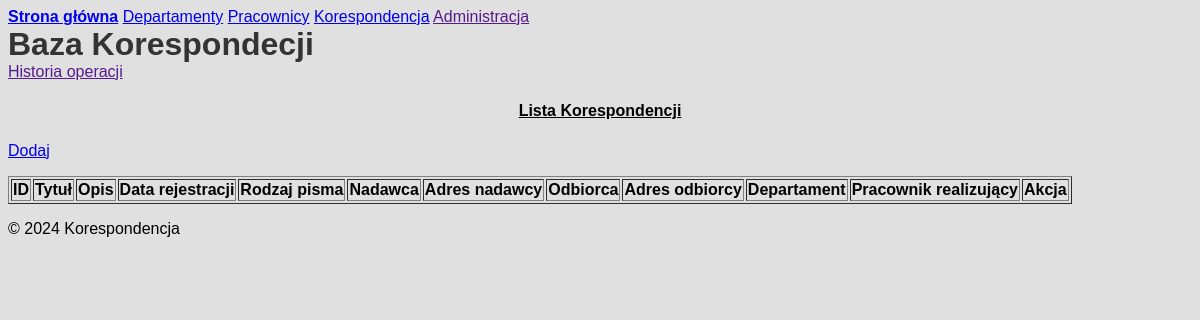
/cor_records, run on an earlier commit of the app's database.
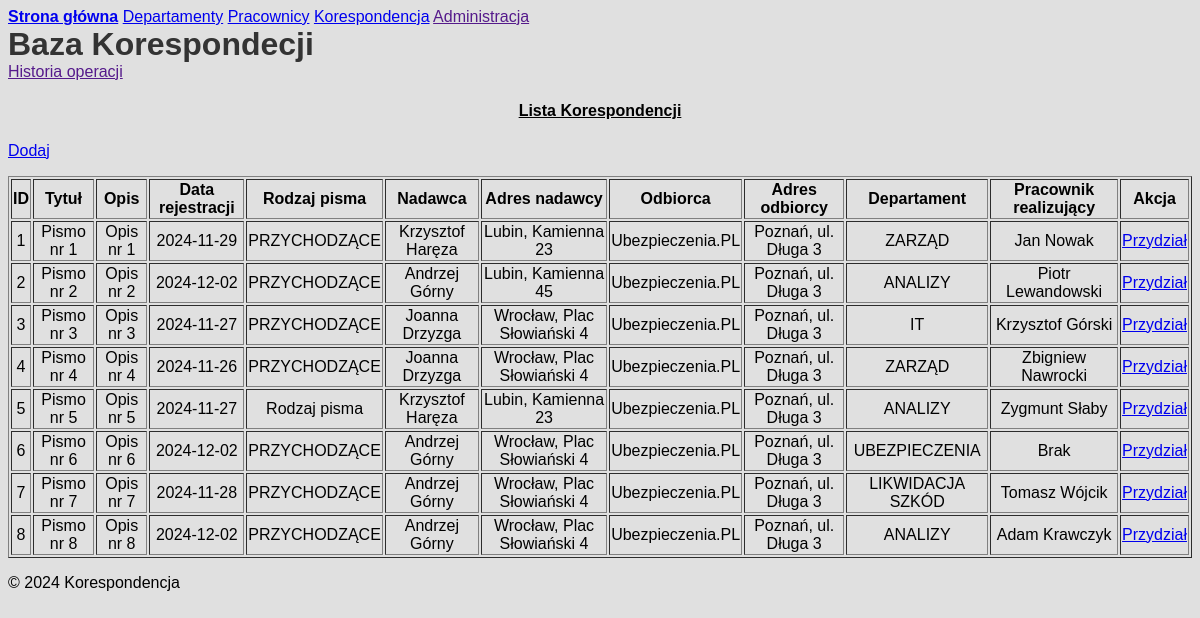
And on a later commit of the database.
### models.py (models this page shows, shortened)
class Correspondence(db.Model):
    __tablename__ = 'correspondence'
    corID = db.Column(db.Integer, primary_key=True)
    corSubject = db.Column(db.String(100), nullable=False, unique=False)
    corContent = db.Column(db.String(255), nullable=False, unique=False)
    corDate = db.Column(db.Date, nullable=False)
    corType = db.Column(db.Integer, nullable=False)
    corSenderName = db.Column(db.String(100), nullable=False)
    corSenderAddress = db.Column(db.String(255), nullable=False)
    corRecipientName = db.Column(db.String(100), nullable=False)
    corRecipientAddress = db.Column(db.String(255), nullable=False)
    depID = db.Column(db.Integer, db.ForeignKey("departament.depID"), nullable=True)
    empID = db.Column(db.Integer, db.ForeignKey("employee.empID"), nullable=True)
    attachments = db.relationship("Attachment", backref="correspondence", lazy=True)

class Departament(db.Model):
    __tablename__ = 'departament'
    depID = db.Column(db.Integer, primary_key=True)
    depName = db.Column(db.String(100), nullable=False, unique=True)
    employees = db.relationship('Employee', backref='departament', lazy=True)
    correspondences = db.relationship('Correspondence', backref='departament', lazy=True)

class Employee(db.Model):
    __tablename__ = 'employee'
    empID = db.Column(db.Integer, primary_key=True)
    empName = db.Column(db.String(100), nullable=False, unique=True)
    empEmail = db.Column(db.String(100), nullable=False, unique=True)
    empIsManager = db.Column(db.Boolean, default=False)
    depID = db.Column(db.Integer, db.ForeignKey('departament.depID'), nullable=False)
    correspondences = db.relationship('Correspondence', backref='employee', lazy=True)

### app.py (the view)
@app.route('/cor_records')
def cor_records():
    try:
        records = Correspondence.query.all()
        return render_template('cor_records.html', records=records)
    except Exception as e:
        return f"Error: {str(e)}", 500

### templates/cor_records.html (shortened to what this page needs)
{% extends 'base.html' %}
{% block content %}
<div class="container" xmlns="http://www.w3.org/1999/html">
    <div class="columns">
        <div class="column col-12">
            <div class="text-center">
                <h4><u>Lista Korespondencji</u></h4>
                <a href="{{ url_for('add_correspondence') }}" class="btn btn-primary">Dodaj</a>
            </div>
        </div>
        <div class="column col-12">
            <table class="table table-striped table-hover" border="1">
                <thead>
                    <tr>
                        <th>ID</th>
                        <th>Tytuł</th>
                        <th>Opis</th>
                        <th>Data rejestracji</th>
                        <th>Rodzaj pisma</th>
                        <th>Nadawca</th>
                        <th>Adres nadawcy</th>
                        <th>Odbiorca</th>
                        <th>Adres odbiorcy</th>
                        <th>Departament</th>
                        <th>Pracownik realizujący</th>
                        <th>Akcja</th>
                    </tr>
                </thead>
                <tbody>
                    {% for record in records %}
                    <tr>
                        <td>{{ record.corID }}</td>
                        <td>{{ record.corSubject }}</td>
                        <td>{{ record.corContent }}</td>
                        <td>{{ record.corDate }}</td>
                        <td>{{ record.corType }}</td>
                        <td>{{ record.corSenderName }}</td>
                        <td>{{ record.corSenderAddress }}</td>
                        <td>{{ record.corRecipientName }}</td>
                        <td>{{ record.corRecipientAddress }}</td>
                        <td>{{ record.departament.depName if record.departament else 'Brak' }}</td>
                        <td>{{ record.employee.empName if record.employee else 'Brak'  }}</td>
                        <td>
                            <a href="{{ url_for('cor_update_record', corID=record.corID) }}">Przydział</a>
                        </td>
                    </tr>
                    {% endfor %}
                </tbody>
            </table>
        </div>
    </div>
</div>
{% endblock %}

### templates/base.html (shortened to what this page needs)
<!DOCTYPE html>
<html lang="en">
<head>
    <link rel="stylesheet" href="https://unpkg.com/spectre.css/dist/spectre.min.css">
    <link rel="stylesheet" href="https://unpkg.com/spectre.css/dist/spectre-icons.min.css">
</head>
<body>
    <div class="container">
        <header class="navbar">
            <section class="navbar-section">
                <a href="{{ url_for('index') }}" class="navbar-brand mr-2"><b>Strona główna</b></a>
                <a href="{{ url_for('add_departament') }}" class="btn btn-link">Departamenty</a>
                <a href="{{ url_for('employee_list') }}" class="btn btn-link">Pracownicy</a>
                <a href="{{ url_for('cor_records') }}" class="btn btn-link">Korespondencja</a>
                <a href="" class="btn btn-link">Administracja</a>
            </section>
                    <div>
                        <section class="navbar-center">
                            <h1>Baza Korespondecji</h1>
                        </section>
                    </div>
          <section class="navbar-section">
              <a href="" class="btn btn-link">Historia operacji</a>
          </section>
        </header>
        <main class="content">
            {% block content %}{% endblock %}
        </main>
        <footer class="text-center">
            <p>&copy; 2024 Korespondencja</p>
        </footer>
    </div>
</body>
</html>

### templates/base.html (style rules this page uses)
body { background-color: #e0e0e0; font-family: 'Helvetica'; }
.navbar-center h1 { font-family: 'Helvetica', cursive; font-size: 2.0em; font-weight: 700; color: #333; margin: 0; }
table { class="table table-hover table-striped"; }
h4, th, td { text-align: center; }

What changed in the data, as far as the page shows it:
added Correspondence: corID "1", corSubject "Pismo nr 1", corContent "Opis nr 1", corDate "2024-11-29", corType "PRZYCHODZĄCE", corSenderName "Krzysztof Haręza", corSenderAddress "Lubin, Kamienna 23", corRecipientName "Ubezpieczenia.PL", corRecipientAddress "Poznań, ul. Długa 3", departament "ZARZĄD", employee "Jan Nowak"
added Correspondence: corID "2", corSubject "Pismo nr 2", corContent "Opis nr 2", corDate "2024-12-02", corType "PRZYCHODZĄCE", corSenderName "Andrzej Górny", corSenderAddress "Lubin, Kamienna 45", corRecipientName "Ubezpieczenia.PL", corRecipientAddress "Poznań, ul. Długa 3", departament "ANALIZY", employee "Piotr Lewandowski"
added Correspondence: corID "3", corSubject "Pismo nr 3", corContent "Opis nr 3", corDate "2024-11-27", corType "PRZYCHODZĄCE", corSenderName "Joanna Drzyzga", corSenderAddress "Wrocław, Plac Słowiański 4", corRecipientName "Ubezpieczenia.PL", corRecipientAddress "Poznań, ul. Długa 3", departament "IT", employee "Krzysztof Górski"
added Correspondence: corID "4", corSubject "Pismo nr 4", corContent "Opis nr 4", corDate "2024-11-26", corType "PRZYCHODZĄCE", corSenderName "Joanna Drzyzga", corSenderAddress "Wrocław, Plac Słowiański 4", corRecipientName "Ubezpieczenia.PL", corRecipientAddress "Poznań, ul. Długa 3", departament "ZARZĄD", employee "Zbigniew Nawrocki"
added Correspondence: corID "5", corSubject "Pismo nr 5", corContent "Opis nr 5", corDate "2024-11-27", corType "Rodzaj pisma", corSenderName "Krzysztof Haręza", corSenderAddress "Lubin, Kamienna 23", corRecipientName "Ubezpieczenia.PL", corRecipientAddress "Poznań, ul. Długa 3", departament "ANALIZY", employee "Zygmunt Słaby"
added Correspondence: corID "6", corSubject "Pismo nr 6", corContent "Opis nr 6", corDate "2024-12-02", corType "PRZYCHODZĄCE", corSenderName "Andrzej Górny", corSenderAddress "Wrocław, Plac Słowiański 4", corRecipientName "Ubezpieczenia.PL", corRecipientAddress "Poznań, ul. Długa 3", departament "UBEZPIECZENIA", employee "Brak"
added Correspondence: corID "7", corSubject "Pismo nr 7", corContent "Opis nr 7", corDate "2024-11-28", corType "PRZYCHODZĄCE", corSenderName "Andrzej Górny", corSenderAddress "Wrocław, Plac Słowiański 4", corRecipientName "Ubezpieczenia.PL", corRecipientAddress "Poznań, ul. Długa 3", departament "LIKWIDACJA SZKÓD", employee "Tomasz Wójcik"
added Correspondence: corID "8", corSubject "Pismo nr 8", corContent "Opis nr 8", corDate "2024-12-02", corType "PRZYCHODZĄCE", corSenderName "Andrzej Górny", corSenderAddress "Wrocław, Plac Słowiański 4", corRecipientName "Ubezpieczenia.PL", corRecipientAddress "Poznań, ul. Długa 3", departament "ANALIZY", employee "Adam Krawczyk"
